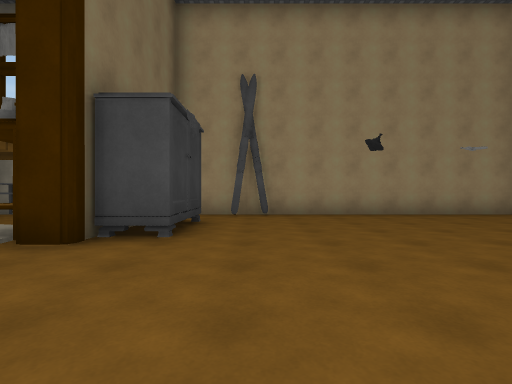
[1] (above)

13 first-person views from a walk through a 3-D level made in the Unity game engine. The camera is 1.2 m above the floor, looks level and sees 85° across. The floor is counted in squares, 2 m on a side. Each view is taken from the middle of a square. On the plan, view 1 faces up. The plan holds only what a view shows up to about 9 squares ahead; the rest is blank. The place goes on beyond the plan. The player character is not drawn. Some surface patterns are stand-ins.

[2]
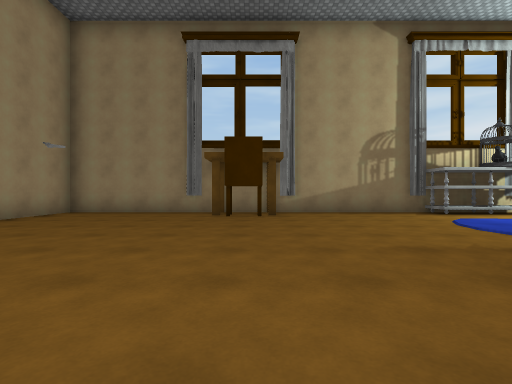

[3]
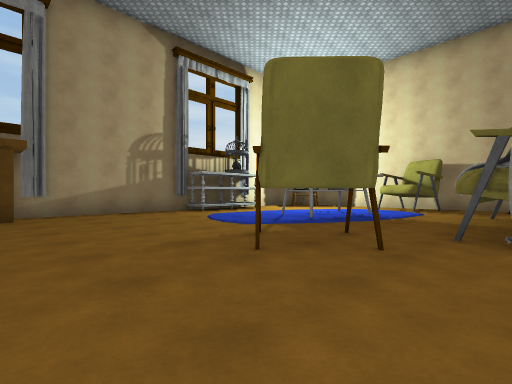

[4]
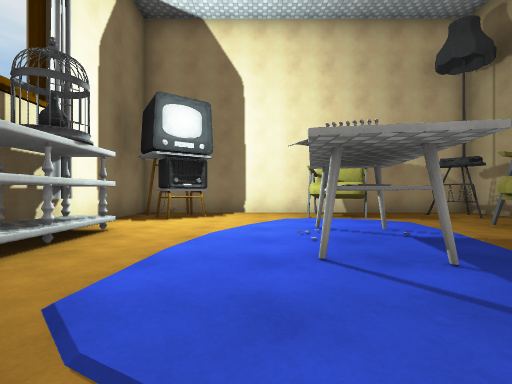

[5]
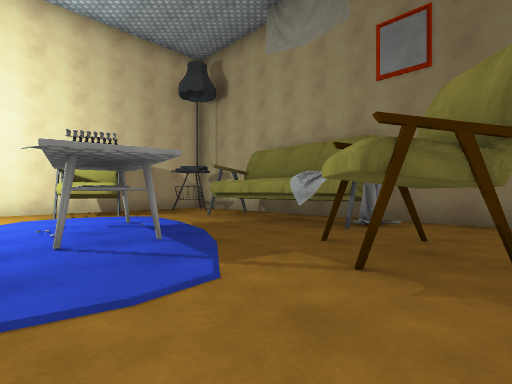

[6]
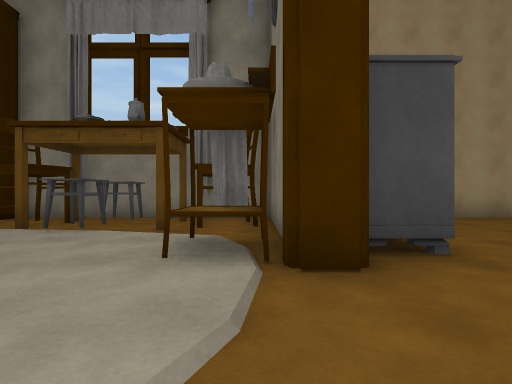

[7]
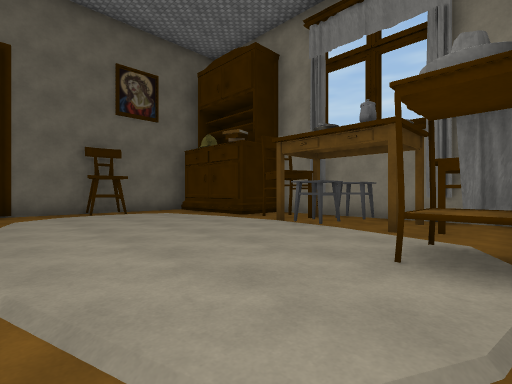

[8]
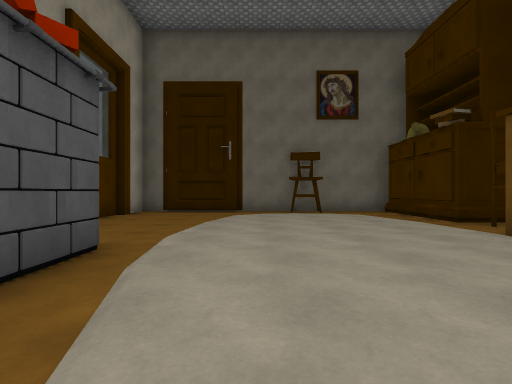

[9]
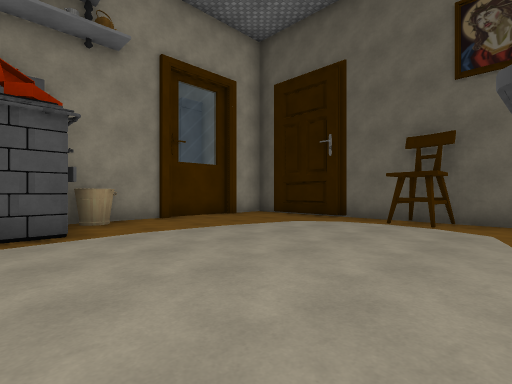

[10]
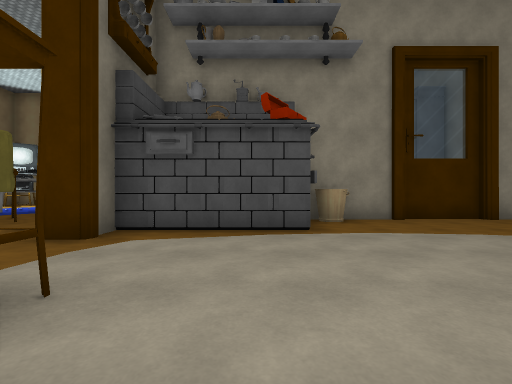

[11]
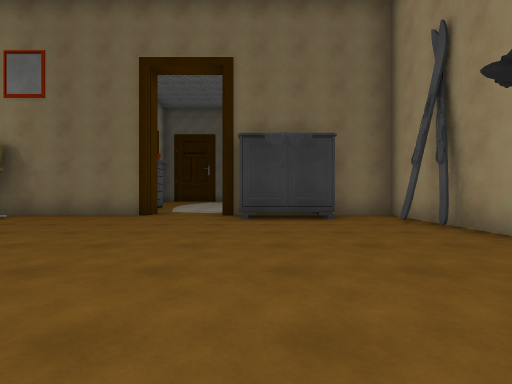

[12]
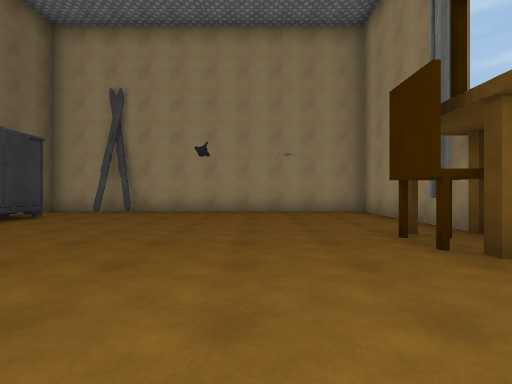

[13]
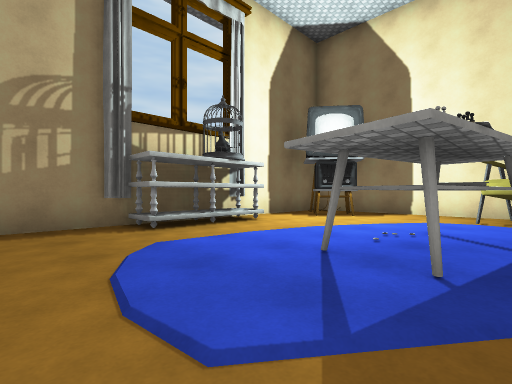

### Floor plan
Points are (right, up) in squares from view 1. A wall is a line through its corners. A room is listed if a view was taken in it or the views show most of it. See-through windows are left out.
Room 1 (views 1, 2, 3, 4, 5, 6, 7, 8, 9, 10, 11, 12, 13)
walls: (-0.3, -2.4) (-0.3, -5.9); (-0.5, -2.4) (-0.5, -3); (-0.5, -3.2) (-0.5, -6.1); (2.5, -3.3) (3.4, -3.4); (2.3, -4.5) (2.9, -4.3) (3.2, -5.4); (-5.3, 0.2) (-4.9, 0.4); (2.1, -5.2) (2.5, -3.2) (3.4, -3.5); (-6, 0.4) (-2.7, 0.4) (-2.7, 1.3) (-2.2, 1.3) (-2.2, -9.2) (7.3, -9.2) (7.3, -5.4); (6.4, 1.9) (5.9, 1.9) (5.9, 2.8); (-2.7, 6.5) (-2.7, 7.4); (7.3, -3.5) (7.3, 7.5) (-2.2, 7.5) (-2.2, 6); (-3.9, 7.5) (-7, 7.5); (-8.4, -1.5) (-6.2, -1.5); (-7.4, 7.5) (-8.5, 7.5) (-8.5, 6) (-11.4, 6); (-10.6, 3.7) (-10.8, 2.9); (-10.7, 3.7) (-10.8, 3); (-11.2, 3.8) (-11.4, 3); (-11.6, 3.3) (-10.7, 3.1); (-11.5, 3.8) (-10.7, 3.7) (-10.7, 3); (-11.7, 6.2) (-11.7, -1.5) (-8.5, -1.5)
objects: chair (-8, 6) to (-7, 6); bucket (-7, -1); table (-7, 5); other object (-6, 5); other object (-6, 6); chair (-4, 6) to (-3, 6); sink (-3, 4); cabinet (-2, 4) to (-1, 5); sofa (-1, -2); other object (0, 7); armchair (1, -1) to (1, 0); armchair (2, -8); other object (6, -8) to (6, -7); shelf (7, -5) to (7, -4)

Positions as (right, up) in squares from view 1, and headings:
1: (0, 0), facing up
2: (-1, 2), facing right
3: (-1, 2), facing down-right
4: (4, -1), facing down
5: (4, 0), facing down-left
6: (-3, 1), facing up
7: (-3, 1), facing up-left
8: (-3, 2), facing left
9: (-5, 5), facing down-left
10: (-5, 5), facing down
11: (5, 4), facing left
12: (4, -1), facing up
13: (2, -1), facing down-right
